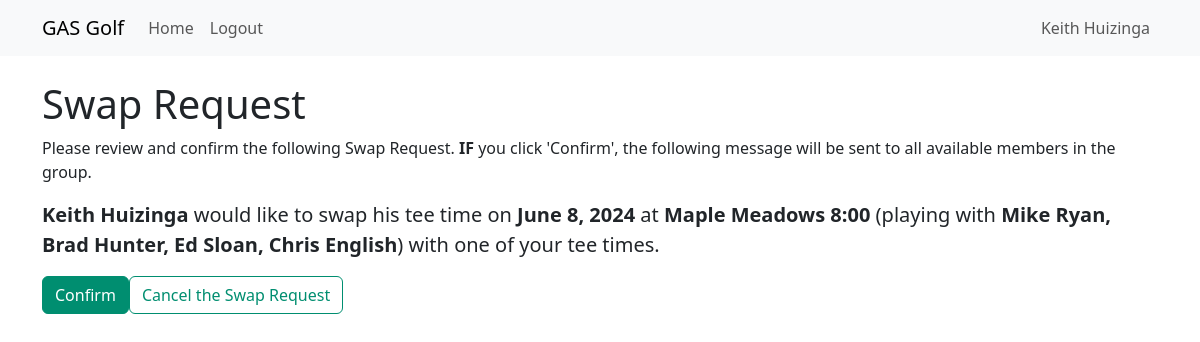
Screenshot of /swaprequest (signed in) with the database file from the repository.
### GRPR/models.py (models this page shows)
class TeeTimesInd(models.Model):
    CrewID = models.IntegerField()
    gDate = models.DateField()
    PID = models.ForeignKey('Players', on_delete=models.CASCADE)  # Links to Players table
    CourseID = models.ForeignKey('Courses', on_delete=models.CASCADE)  # Links to Courses table
    class Meta:
        db_table = "TeeTimesInd"

class Courses(models.Model):
    crewID = models.IntegerField()
    courseName = models.CharField(max_length=256)
    courseTimeSlot = models.CharField(max_length=256)
    class Meta:
        db_table = "Courses"

### GRPR/views.py (the view)
# urls.py: path('swaprequest', views.swaprequest_view, name='swaprequest_view'),
@login_required
def swaprequest_view(request):
    swap_tt_id = request.session.pop('swap_tt_id', None)
    user_id = request.session.pop('user_id', None)
    print('swaprequeset_view')
    print('swap_tt_id', swap_tt_id)
    print('user_id', user_id)
    if not swap_tt_id or not user_id:
        return HttpResponseBadRequest("Required data is missing.")
    player = Players.objects.filter(user_id=user_id).first()
    if not player:
        return HttpResponseBadRequest("Player not found for the logged-in user.")
    player_id = player.id
    print('player_id', player_id)
    teetime = TeeTimesInd.objects.get(id=swap_tt_id)
    date = teetime.gDate
    course = teetime.CourseID.courseName
    time_slot = teetime.CourseID.courseTimeSlot
    other_players = ", ".join([
        f"{player.PID.FirstName} {player.PID.LastName}" for player in TeeTimesInd.objects.filter(
            CourseID=teetime.CourseID, gDate=teetime.gDate
        ).exclude(PID=player_id)
    ])
    print('swaprequest_view post data collection')
    print('swap_tt_id',swap_tt_id)
    print('user_id', user_id)
    print('date', date)
    print('course', course)
    print('time_slot', time_slot)
    print('other_players', other_players)
    context = {
        'swap_tt_id': swap_tt_id,
        'user_id': user_id,
        'date': date,
        'course': course,
        'time_slot': time_slot,
        'other_players': other_players,
        'first_name': request.user.first_name,
        'last_name': request.user.last_name,
        'user_name': request.user.username,
    }
    return render(request, 'GRPR/swaprequest.html', context)

### GRPR/templates/GRPR/swaprequest.html (shortened to what this page needs)
<!DOCTYPE html>
<html lang="en">
<head>
    {% load static %}
    <link rel="stylesheet" href="https://cdn.jsdelivr.net/npm/bootstrap@5.3.0/dist/css/bootstrap.min.css">
    <link rel="stylesheet" href="{% static 'css/styles.css' %}">
</head>
<body>
    <nav class="navbar navbar-expand-lg navbar-light bg-light">
        <div class="container">
            <a class="navbar-brand">GAS Golf</a>
            <div class="collapse navbar-collapse" id="navbarSupportedContent">
                <ul class="navbar-nav mr-auto">
                    <li class="nav-item active">
                        <a href="{% url 'home_page' %}" class="nav-link">Home</a>
                    </li>
                    <li class="nav-item">
                        <a href="{% url 'logout' %}" class="nav-link" role="button">Logout</a>
                    </li>
                </ul>
                <ul class="navbar-nav ms-auto">
                    <li class="nav-item">
                        <a href="#" class="nav-link" role="button">{{ first_name }} {{ last_name }}</a>
                    </li>
                </ul>
            </div>
        </div>
    </nav>
    <div class="container my-4">
        <h1>Swap Request</h1>
        <p>
            Please review and confirm the following Swap Request.  <strong>IF </strong>you click 'Confirm', the following message will be sent to all available members in the group.
        </p>
        <blockquote class="blockquote">
            <strong>{{ first_name }} {{ last_name }}</strong> would like to swap his tee time on <strong>{{ date }}</strong> at
            <strong>{{ course }}</strong> <strong>{{ time_slot }}</strong> (playing with <strong>{{ other_players }}</strong>)
            with one of your tee times.
        </blockquote>
        <div class="d-flex">
            <a href="{% url 'store_swaprequestsent_data_view' %}?date={{ date }}&course={{ course }}&time_slot={{ time_slot }}&user_name={{ user_name }}&other_players={{ other_players|urlencode }}&swap_tt_id={{ swap_tt_id }}&user_id={{ user_id }}&player_id={{ player_id }}" class="btn btn-primary">Confirm</a>
            <a href="{% url 'subswap_view' %}" class="btn btn-secondary-custom">Cancel the Swap Request</a>
        </div>
    </div>
</body>
</html>

### GRPR/static/css/styles.css (style rules this page uses)
.btn { background-color: #008e70 !important; border-color: #008e70 !important; color: white !important; padding: 0.375rem 0.75rem; font-size: 1rem; border-width: 1px; }
.btn-secondary-custom { background-color: white !important; color: #008e70 !important; border: 1px solid #008e70 !important; padding: 0.375rem 0.75rem; font-size: 1rem; border-width: 1px; }

### rows the page displays
TeeTimesInd: gDate "June 8, 2024"
Courses: courseName "Maple Meadows", courseTimeSlot "8:00"

### other values shown
{{ first_name }} "Keith"
{{ last_name }} "Huizinga"
{{ other_players }} "Mike Ryan, Brad Hunter, Ed Sloan, Chris English"
